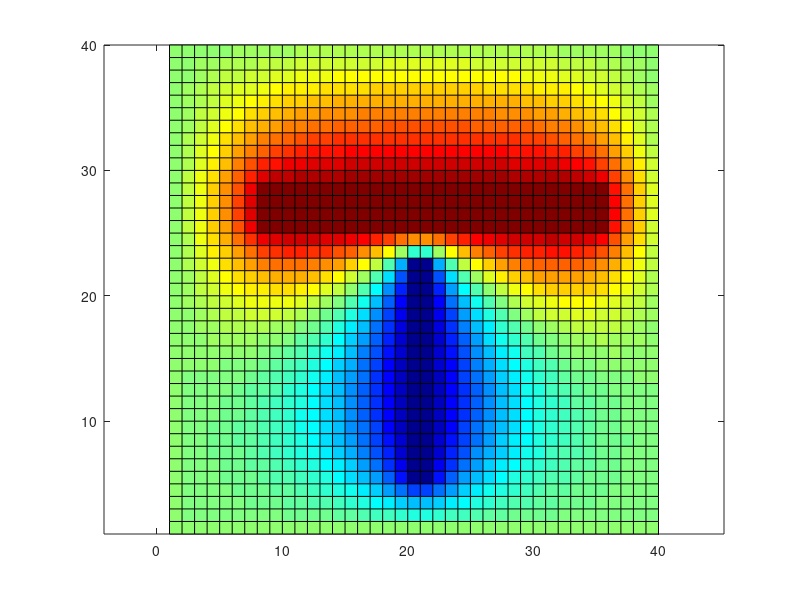

MATLAB code for this plot:
% Resolution equation de Laplace

%% Commandes de nettoyage
clear
close all
clc

%% Dimensions / maillage
dx = 1; % cm
dy = 1; % cm
Nx = 40;
Ny = 40;

%% Potentiels / sources
v0 = 0; % condition aux limites (en V)
v1 = 100; % potentiel du conducteur 1
v2 = -100; % potentiel du conducteur 2

% Initialisation de la matrice de calcul
V = zeros(Nx,Ny); % mettre toute la matrice a zero

% Conditions aux limites
for j = 1:Ny
    V(1,j)=v0;
    V(Nx,j)=v0;
end

for i = 1:Nx
    V(i,1)=v0;
    V(i,Ny)=v0;
end

% Modélisation du conducteur 1
i = 8:35;
j = 25:28;
V(i,j) = v1;

% Modélisation du conducteur 2
i = 20:21;
j = 5:22;
V(i,j) = v2;

% Création d'un seuil pour le calcul des itérations & variation de Nx et Ny
seuil = 1e-2;
nb_iteration = 0;
condition = 10000;
while condition > seuil

    nb_iteration = nb_iteration + 1;
    Vold = V;

    % Calcul du potentiel avec methode DF
    i = 2:Nx-1;
    j = 2:Ny-1;
    V(i,j) = 0.25*(V(i,j+1)+V(i,j-1)+V(i+1,j)+V(i-1,j));

    % On remet aux CIs 
    % Modélisation du conducteur 1
    i = 8:35;
    j = 25:28;
    V(i,j) = v1;
    % Modélisation du conducteur 2
    i = 20:21;
    j = 5:22;
    V(i,j) = v2;

    condition = max(max(abs(Vold-V)));
end

% Récupération du gradient de V
[Ex,Ey] = gradient (V);

% Ici, on définit une surface autour des deux conducteurs QUI NE COUPE PAS LES DEUX CONDUCTEURS !!! 
% Calcul de la valeur de la capacité des condos
EScalDs = -sum(Ey(24,5:39))+sum(Ey(30,5:39))-sum(Ex(24:30,5))+sum(Ex(24:30,39));
Q = EScalDs*8.854e-12;
C = Q/200;



%% Figure
figure;
pcolor(V') % permet de tracer transposée de V
hold on;
colormap jet % permet d'avoir un contraste de couleur (bleu->rouge)
axis equal % permet d'avoir un repère orthonormé